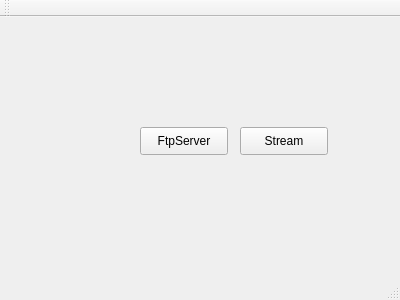
<?xml version="1.0" encoding="UTF-8"?>
<ui version="4.0">
 <class>MainWindow</class>
 <widget class="QMainWindow" name="MainWindow">
  <property name="geometry">
   <rect>
    <x>0</x>
    <y>0</y>
    <width>400</width>
    <height>300</height>
   </rect>
  </property>
  <property name="windowTitle">
   <string>MainWindow</string>
  </property>
  <widget class="QWidget" name="centralWidget">
   <widget class="QPushButton" name="ftpServerbtn">
    <property name="geometry">
     <rect>
      <x>140</x>
      <y>110</y>
      <width>88</width>
      <height>28</height>
     </rect>
    </property>
    <property name="text">
     <string>FtpServer</string>
    </property>
   </widget>
   <widget class="QPushButton" name="ftpServerbtn_2">
    <property name="geometry">
     <rect>
      <x>240</x>
      <y>110</y>
      <width>88</width>
      <height>28</height>
     </rect>
    </property>
    <property name="text">
     <string>Stream</string>
    </property>
   </widget>
  </widget>
  <widget class="QMenuBar" name="menuBar">
   <property name="geometry">
    <rect>
     <x>0</x>
     <y>0</y>
     <width>400</width>
     <height>24</height>
    </rect>
   </property>
  </widget>
  <widget class="QToolBar" name="mainToolBar">
   <attribute name="toolBarArea">
    <enum>TopToolBarArea</enum>
   </attribute>
   <attribute name="toolBarBreak">
    <bool>false</bool>
   </attribute>
  </widget>
  <widget class="QStatusBar" name="statusBar"/>
 </widget>
 <layoutdefault spacing="6" margin="11"/>
 <resources/>
 <connections/>
</ui>
